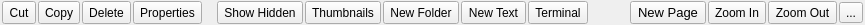
    <widget class="QFrame" name="toolsBar">
     <property name="sizePolicy">
      <sizepolicy hsizetype="Expanding" vsizetype="Preferred">
       <horstretch>0</horstretch>
       <verstretch>0</verstretch>
      </sizepolicy>
     </property>
     <property name="minimumSize">
      <size>
       <width>0</width>
       <height>25</height>
      </size>
     </property>
     <property name="maximumSize">
      <size>
       <width>16777215</width>
       <height>25</height>
      </size>
     </property>
     <property name="accessibleName">
      <string>navigationBar</string>
     </property>
     <property name="frameShape">
      <enum>QFrame::NoFrame</enum>
     </property>
     <property name="frameShadow">
      <enum>QFrame::Plain</enum>
     </property>
     <property name="lineWidth">
      <number>1</number>
     </property>
     <layout class="QHBoxLayout" name="horizontalLayout_2">
      <property name="spacing">
       <number>2</number>
      </property>
      <property name="leftMargin">
       <number>2</number>
      </property>
      <property name="topMargin">
       <number>1</number>
      </property>
      <property name="rightMargin">
       <number>2</number>
      </property>
      <property name="bottomMargin">
       <number>1</number>
      </property>
      <item>
       <widget class="QToolButton" name="cut">
        <property name="sizePolicy">
         <sizepolicy hsizetype="Preferred" vsizetype="Fixed">
          <horstretch>0</horstretch>
          <verstretch>0</verstretch>
         </sizepolicy>
        </property>
        <property name="minimumSize">
         <size>
          <width>0</width>
          <height>0</height>
         </size>
        </property>
        <property name="maximumSize">
         <size>
          <width>16777215</width>
          <height>23</height>
         </size>
        </property>
        <property name="text">
         <string>Cut</string>
        </property>
        <property name="iconSize">
         <size>
          <width>22</width>
          <height>22</height>
         </size>
        </property>
        <property name="toolButtonStyle">
         <enum>Qt::ToolButtonTextOnly</enum>
        </property>
       </widget>
      </item>
      <item>
       <widget class="QToolButton" name="copy">
        <property name="sizePolicy">
         <sizepolicy hsizetype="Preferred" vsizetype="Fixed">
          <horstretch>0</horstretch>
          <verstretch>0</verstretch>
         </sizepolicy>
        </property>
        <property name="minimumSize">
         <size>
          <width>0</width>
          <height>0</height>
         </size>
        </property>
        <property name="maximumSize">
         <size>
          <width>16777215</width>
          <height>23</height>
         </size>
        </property>
        <property name="text">
         <string>Copy</string>
        </property>
        <property name="iconSize">
         <size>
          <width>22</width>
          <height>22</height>
         </size>
        </property>
        <property name="toolButtonStyle">
         <enum>Qt::ToolButtonTextOnly</enum>
        </property>
       </widget>
      </item>
      <item>
       <widget class="QToolButton" name="deleteit">
        <property name="sizePolicy">
         <sizepolicy hsizetype="Preferred" vsizetype="Fixed">
          <horstretch>0</horstretch>
          <verstretch>0</verstretch>
         </sizepolicy>
        </property>
        <property name="minimumSize">
         <size>
          <width>0</width>
          <height>0</height>
         </size>
        </property>
        <property name="maximumSize">
         <size>
          <width>16777215</width>
          <height>23</height>
         </size>
        </property>
        <property name="text">
         <string>Delete</string>
        </property>
        <property name="iconSize">
         <size>
          <width>22</width>
          <height>22</height>
         </size>
        </property>
        <property name="toolButtonStyle">
         <enum>Qt::ToolButtonTextOnly</enum>
        </property>
       </widget>
      </item>
      <item>
       <widget class="QToolButton" name="properties">
        <property name="sizePolicy">
         <sizepolicy hsizetype="Preferred" vsizetype="Fixed">
          <horstretch>0</horstretch>
          <verstretch>0</verstretch>
         </sizepolicy>
        </property>
        <property name="minimumSize">
         <size>
          <width>0</width>
          <height>0</height>
         </size>
        </property>
        <property name="maximumSize">
         <size>
          <width>16777215</width>
          <height>23</height>
         </size>
        </property>
        <property name="text">
         <string>Properties</string>
        </property>
        <property name="iconSize">
         <size>
          <width>22</width>
          <height>22</height>
         </size>
        </property>
        <property name="checkable">
         <bool>true</bool>
        </property>
        <property name="toolButtonStyle">
         <enum>Qt::ToolButtonTextOnly</enum>
        </property>
       </widget>
      </item>
      <item>
       <spacer name="horizontalSpacer">
        <property name="orientation">
         <enum>Qt::Horizontal</enum>
        </property>
        <property name="sizeHint" stdset="0">
         <size>
          <width>13</width>
          <height>20</height>
         </size>
        </property>
       </spacer>
      </item>
      <item>
       <widget class="QToolButton" name="showHidden">
        <property name="sizePolicy">
         <sizepolicy hsizetype="Preferred" vsizetype="Fixed">
          <horstretch>0</horstretch>
          <verstretch>0</verstretch>
         </sizepolicy>
        </property>
        <property name="minimumSize">
         <size>
          <width>0</width>
          <height>0</height>
         </size>
        </property>
        <property name="maximumSize">
         <size>
          <width>16777215</width>
          <height>23</height>
         </size>
        </property>
        <property name="text">
         <string>Show Hidden</string>
        </property>
        <property name="checkable">
         <bool>true</bool>
        </property>
       </widget>
      </item>
      <item>
       <widget class="QToolButton" name="showthumb">
        <property name="sizePolicy">
         <sizepolicy hsizetype="Preferred" vsizetype="Fixed">
          <horstretch>0</horstretch>
          <verstretch>0</verstretch>
         </sizepolicy>
        </property>
        <property name="minimumSize">
         <size>
          <width>0</width>
          <height>0</height>
         </size>
        </property>
        <property name="maximumSize">
         <size>
          <width>16777215</width>
          <height>23</height>
         </size>
        </property>
        <property name="text">
         <string>Thumbnails</string>
        </property>
        <property name="checkable">
         <bool>true</bool>
        </property>
       </widget>
      </item>
      <item>
       <widget class="QToolButton" name="newfolder">
        <property name="sizePolicy">
         <sizepolicy hsizetype="Preferred" vsizetype="Fixed">
          <horstretch>0</horstretch>
          <verstretch>0</verstretch>
         </sizepolicy>
        </property>
        <property name="minimumSize">
         <size>
          <width>0</width>
          <height>0</height>
         </size>
        </property>
        <property name="maximumSize">
         <size>
          <width>16777215</width>
          <height>23</height>
         </size>
        </property>
        <property name="text">
         <string>New Folder</string>
        </property>
        <property name="iconSize">
         <size>
          <width>22</width>
          <height>22</height>
         </size>
        </property>
        <property name="toolButtonStyle">
         <enum>Qt::ToolButtonTextOnly</enum>
        </property>
       </widget>
      </item>
      <item>
       <widget class="QToolButton" name="newtext">
        <property name="sizePolicy">
         <sizepolicy hsizetype="Preferred" vsizetype="Fixed">
          <horstretch>0</horstretch>
          <verstretch>0</verstretch>
         </sizepolicy>
        </property>
        <property name="minimumSize">
         <size>
          <width>0</width>
          <height>0</height>
         </size>
        </property>
        <property name="maximumSize">
         <size>
          <width>16777215</width>
          <height>23</height>
         </size>
        </property>
        <property name="text">
         <string>New Text</string>
        </property>
        <property name="iconSize">
         <size>
          <width>22</width>
          <height>22</height>
         </size>
        </property>
        <property name="toolButtonStyle">
         <enum>Qt::ToolButtonTextOnly</enum>
        </property>
       </widget>
      </item>
      <item>
       <widget class="QToolButton" name="terminal">
        <property name="sizePolicy">
         <sizepolicy hsizetype="Preferred" vsizetype="Fixed">
          <horstretch>0</horstretch>
          <verstretch>0</verstretch>
         </sizepolicy>
        </property>
        <property name="minimumSize">
         <size>
          <width>0</width>
          <height>0</height>
         </size>
        </property>
        <property name="maximumSize">
         <size>
          <width>16777215</width>
          <height>23</height>
         </size>
        </property>
        <property name="text">
         <string>Terminal</string>
        </property>
        <property name="iconSize">
         <size>
          <width>22</width>
          <height>22</height>
         </size>
        </property>
        <property name="toolButtonStyle">
         <enum>Qt::ToolButtonTextOnly</enum>
        </property>
       </widget>
      </item>
      <item>
       <spacer name="horizontalSpacer_2">
        <property name="orientation">
         <enum>Qt::Horizontal</enum>
        </property>
        <property name="sizeHint" stdset="0">
         <size>
          <width>40</width>
          <height>20</height>
         </size>
        </property>
       </spacer>
      </item>
      <item>
       <widget class="QToolButton" name="newPage">
        <property name="sizePolicy">
         <sizepolicy hsizetype="Preferred" vsizetype="Fixed">
          <horstretch>0</horstretch>
          <verstretch>0</verstretch>
         </sizepolicy>
        </property>
        <property name="minimumSize">
         <size>
          <width>0</width>
          <height>0</height>
         </size>
        </property>
        <property name="maximumSize">
         <size>
          <width>16777215</width>
          <height>23</height>
         </size>
        </property>
        <property name="font">
         <font>
          <pointsize>10</pointsize>
         </font>
        </property>
        <property name="text">
         <string>New Page</string>
        </property>
        <property name="iconSize">
         <size>
          <width>22</width>
          <height>22</height>
         </size>
        </property>
        <property name="toolButtonStyle">
         <enum>Qt::ToolButtonTextOnly</enum>
        </property>
       </widget>
      </item>
      <item>
       <widget class="QToolButton" name="zoomin">
        <property name="sizePolicy">
         <sizepolicy hsizetype="Preferred" vsizetype="Fixed">
          <horstretch>0</horstretch>
          <verstretch>0</verstretch>
         </sizepolicy>
        </property>
        <property name="minimumSize">
         <size>
          <width>0</width>
          <height>0</height>
         </size>
        </property>
        <property name="maximumSize">
         <size>
          <width>16777215</width>
          <height>23</height>
         </size>
        </property>
        <property name="text">
         <string>Zoom In</string>
        </property>
        <property name="toolButtonStyle">
         <enum>Qt::ToolButtonTextOnly</enum>
        </property>
       </widget>
      </item>
      <item>
       <widget class="QToolButton" name="zoomout">
        <property name="sizePolicy">
         <sizepolicy hsizetype="Fixed" vsizetype="Fixed">
          <horstretch>0</horstretch>
          <verstretch>0</verstretch>
         </sizepolicy>
        </property>
        <property name="minimumSize">
         <size>
          <width>0</width>
          <height>0</height>
         </size>
        </property>
        <property name="maximumSize">
         <size>
          <width>16777215</width>
          <height>23</height>
         </size>
        </property>
        <property name="styleSheet">
         <string notr="true"/>
        </property>
        <property name="text">
         <string>Zoom Out</string>
        </property>
        <property name="toolButtonStyle">
         <enum>Qt::ToolButtonTextOnly</enum>
        </property>
       </widget>
      </item>
      <item>
       <widget class="QToolButton" name="viewTree">
        <property name="text">
         <string>...</string>
        </property>
        <property name="checkable">
         <bool>true</bool>
        </property>
       </widget>
      </item>
     </layout>
    </widget>
